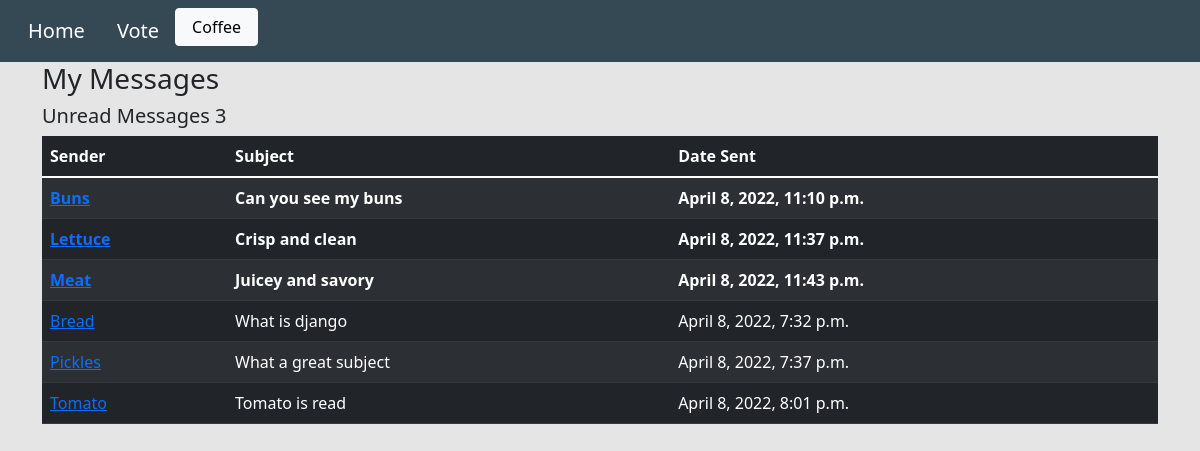
The app's page /inbox/, older data.
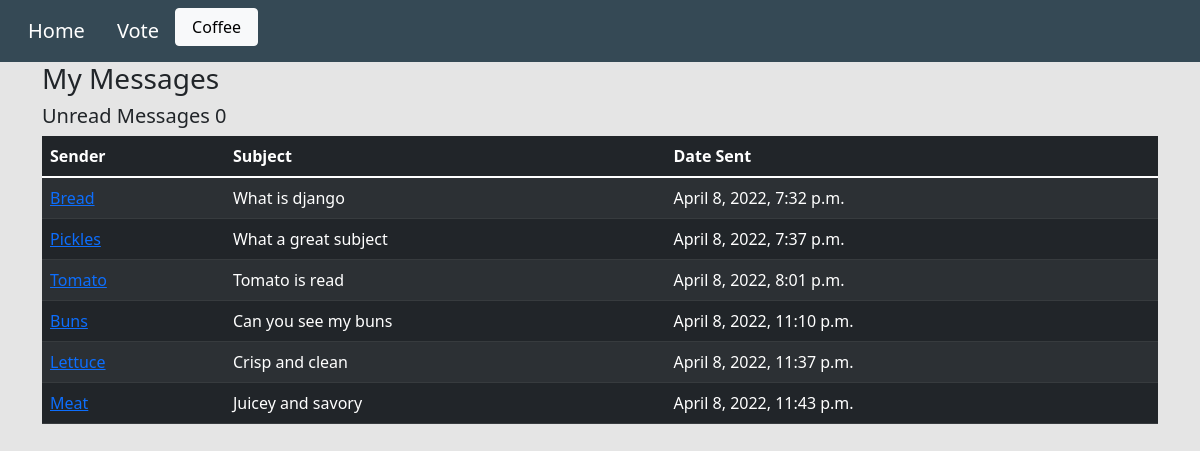
The same page, newer data.
### base/models.py (models this page shows, shortened)
class Message(models.Model):
    name = models.CharField(max_length=200)
    email = models.CharField(max_length=200)
    subject = models.CharField(max_length=200)
    body = models.TextField()
    is_read = models.BooleanField(default=False)
    created = models.DateTimeField(auto_now_add=True)
    id = models.UUIDField(default=uuid.uuid4, unique=True, primary_key=True, editable=False)

### base/views.py (the view)
# urls.py: path('inbox/', views.inboxPage, name='inbox'),
def inboxPage(request):
    inbox = Message.objects.all().order_by('is_read')
    unreadCount = Message.objects.filter(is_read=False).count()
    context = {'inbox': inbox, 'unreadCount': unreadCount}
    return render(request, 'base/inbox.html', context)

### base/templates/base/inbox.html
{% extends "base/main.html" %}
{% load static %}
{% block content %}
    <div class="container">
        <h3>My Messages</h3>
        <h5>Unread Messages {{unreadCount}}</h5>
        <table class="table table-dark table-striped">
            <thead>
                <tr>
                    <th>Sender</th>
                    <th>Subject</th>
                    <th>Date Sent</th>
                </tr>
            </thead>
            <tbody>
                {% for message in inbox %}
                    {% if message.is_read %}
                        <tr>
                    {% else %}
                        <tr style="font-weight: 900;">
                    {% endif %}
                            <td>
                                <a href="{% url 'message' message.id %}">{{ message.name }}
                                </a>
                            </td>
                            <td>{{ message.subject }}</td>
                            <td>{{ message.created }}</td>
                        </tr>
                {% endfor %}
            </tbody>
        </table>
    </div>
{% endblock content %}

### base/templates/base/main.html (shortened to what this page needs)
<!DOCTYPE html>
{% load static %}
<html lang="en">
<head>
    <link rel="stylesheet" type="text/css" href="{% static 'styles/main.css' %}">
    <link href="https://cdn.jsdelivr.net/npm/bootstrap@5.1.3/dist/css/bootstrap.min.css" rel="stylesheet">
</head>
<body>
    {% include 'base/navbar.html' %}
    {% block content %}
    {% endblock content %}
</body>
</html>

### base/templates/base/navbar.html (shortened to what this page needs)
<nav class="navbar navbar-expand-lg navbar-light">
    <div class="container-fluid">
        <div class="collapse navbar-collapse" id="navbarTogglerDemo03">
            <ul class="navbar-nav me-auto mb-2 mb-lg-0">
                <li class="nav-item">
                    <a class="nav-link px-3" aria-current="page" href="{% url 'home' %}"
                        >Home</a>
                </li>
                <li class="nav-item">
                    <a class="nav-link px-3" href="{% url 'chart' %}"> Vote </a>
                </li>
                <li class="nav-item">
                    <a class="btn btn-light px-3" href="{% url 'donation' %}"> Coffee </a>
                </li>
            </ul>
        </div>
    </div>
</nav>

### static/styles/main.css (style rules this page uses)
body { background-color: #e5e5e5 !important; }
nav { background-color: #354955 !important; }
.nav-link { color: white !important; font-size: 20px; }

Row changes from the older to the newer data that the page shows:
shown differently, row unchanged: Message "Bread": moves up the list
shown differently, row unchanged: Message "Pickles": moves up the list
shown differently, row unchanged: Message "Tomato": moves up the list
changed Message "Buns": is_read False → True (drawn)
changed Message "Lettuce": is_read False → True (drawn)
changed Message "Meat": is_read False → True (drawn)
Text that changed along with them:
{{ unreadCount }}: "3" → "0"
